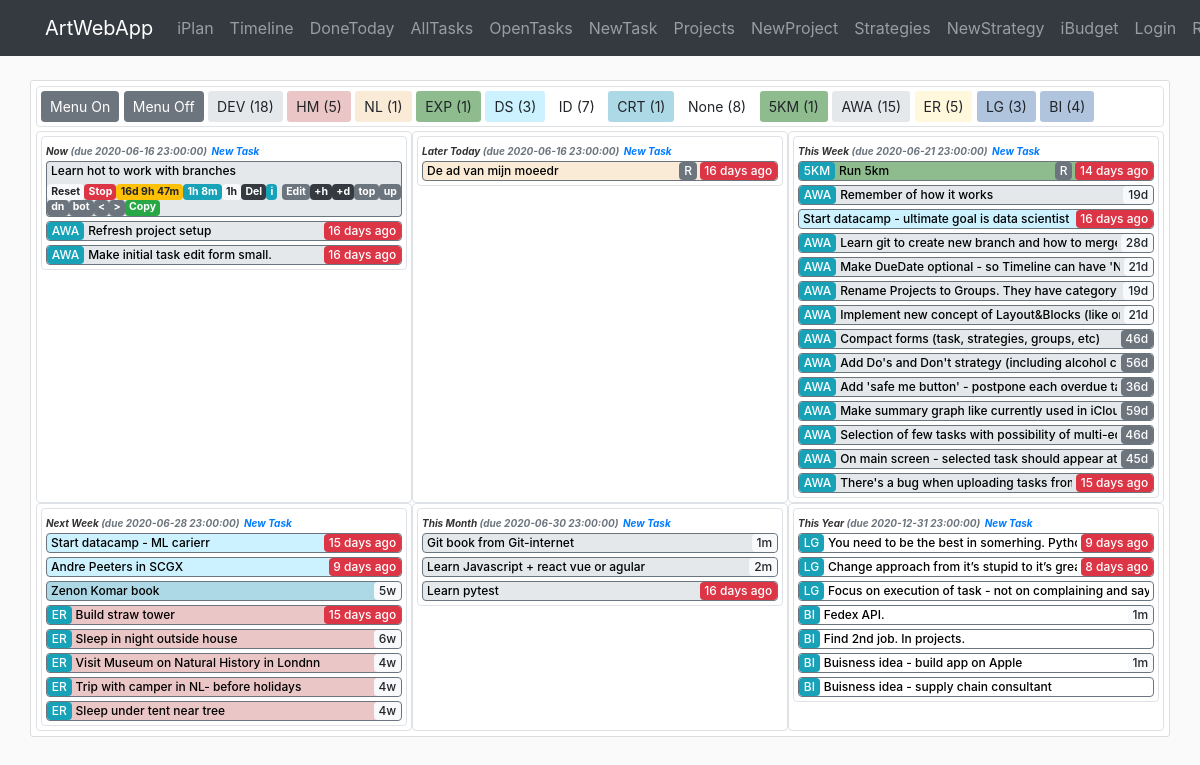
The app's page /iplan/timeline, older data.
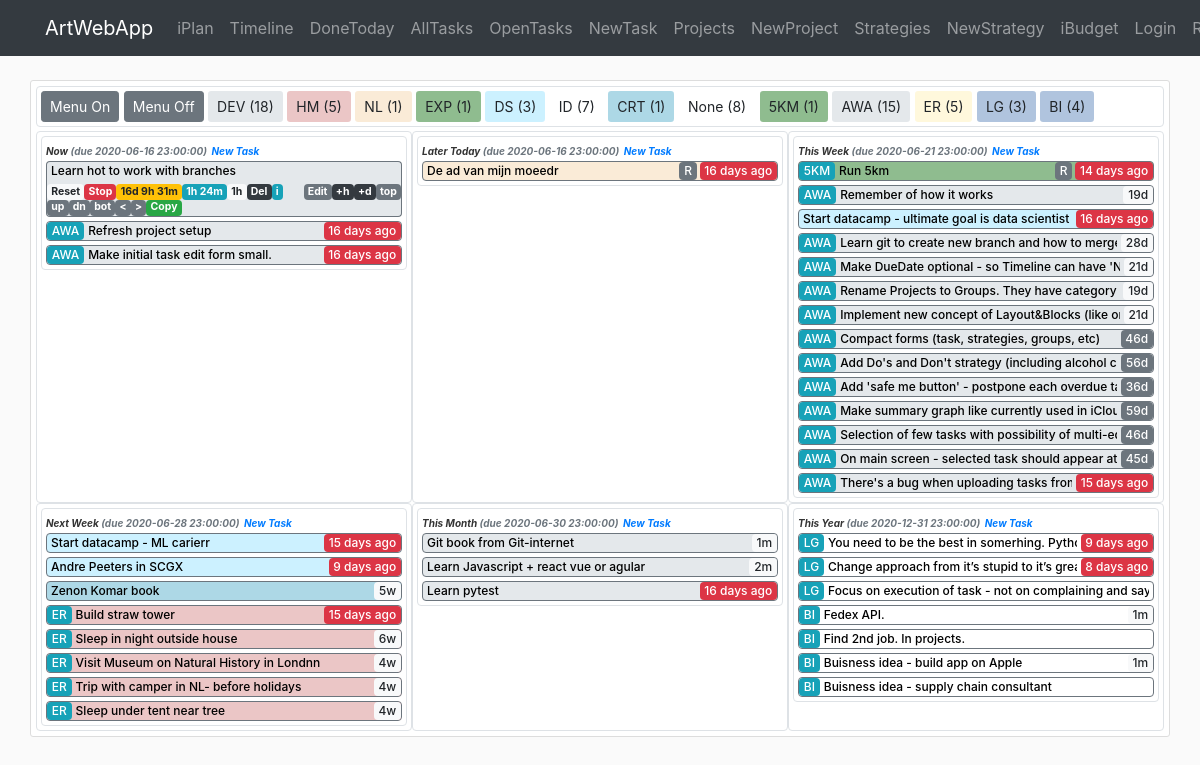
The same page, newer data.
### awa/iplan/models.py (models this page shows, shortened)
class Strategy(db.Model):
    id = db.Column(db.Integer, primary_key=True)
    name = db.Column(db.String(40), nullable=False)
    symbol = db.Column(db.String(3))
    desc = db.Column(db.Text)
    color = db.Column(db.String(7))
    order = db.Column(db.Integer)
    time_creation = db.Column(db.DateTime, default=datetime.now)
    time_completion = db.Column(db.DateTime)
    show_timeline = db.Column(db.Boolean, default=True, nullable=False)
    category = db.Column(db.String(20), nullable=True)
    br_task = db.relationship('Task', backref='strategy')  # todo: lazy=True - test that later

class Project(db.Model):
    id = db.Column(db.Integer, primary_key=True)
    name = db.Column(db.String(40), nullable=False)
    symbol = db.Column(db.String(3))
    desc = db.Column(db.Text)
    category = db.Column(db.String(20))
    color = db.Column(db.String(7))
    order = db.Column(db.Integer)
    time_creation = db.Column(db.DateTime, default=datetime.now)
    time_completion = db.Column(db.DateTime)
    time_due = db.Column(db.DateTime)
    duration_plan = db.Column(db.Interval, nullable=False, default=timedelta(0))
    show_timeline = db.Column(db.Boolean, default=True, nullable=False)
    br_task = db.relationship('Task', backref='project')  # todo: lazy=True - test that later

class Task(db.Model):
    id = db.Column(db.Integer, primary_key=True, autoincrement=True)
    name = db.Column(db.String(140), nullable=False)
    desc = db.Column(db.Text)
    category = db.Column(db.String(20))
    frequency = db.Column(db.String(10))
    frequency_days = db.Column(db.Integer)
    time_creation = db.Column(db.DateTime, default=datetime.now)
    time_completion = db.Column(db.DateTime)
    time_due = db.Column(db.DateTime)
    time_line = db.Column(db.String(20))
    duration_plan = db.Column(db.Interval, nullable=False, default=timedelta(0))
    duration_real = db.Column(db.Interval, nullable=False, default=timedelta(0))
    timer_start = db.Column(db.DateTime)
    order = db.Column(db.Integer)
    show_menu = db.Column(db.Boolean, default=True, nullable=False)
    id_strategy = db.Column(db.Integer, db.ForeignKey('strategy.id'), nullable=False)
    id_project = db.Column(db.Integer, db.ForeignKey('project.id'))
    def __repr__(self):
        return f"Task(id='{self.id}', name='{self.name}', desc='{self.desc}', category='{self.category}'," \
               f" frequency='{self.frequency}', frequency_days='{self.frequency_days}'," \
               f" time_creation='{self.time_creation}', time_completion='{self.time_completion}'," \
               f" time_due='{self.time_due}', time_line='{self.time_line}', duration_plan='{self.duration_plan}'," \
               f" duration_real='{self.duration_real}', timer_start='{self.timer_start}', order='{self.order}'," \
               f" show_menu='{self.show_menu}', id_strategy='{self.id_strategy}', id_project='{self.id_project}')"

### awa/iplan/routes.py (the view)
@iplan.route('/iplan/timeline', methods=['GET', 'POST'])
def timeline():
    tasks = Task.query.filter(Task.time_completion.is_(None)).order_by(Task.order).all()
    strategies = Strategy.query.all()
    projects = Project.query.all()
    count_tasks_strategy = dict(zip([strategy.id for strategy in strategies], [0 for _ in range(len(strategies))]))
    count_tasks_project = dict(zip([project.id for project in projects], [0 for _ in range(len(projects))]))
    for task in tasks:
        if task.strategy.id in count_tasks_strategy:
            count_tasks_strategy[task.strategy.id] += 1
        if task.project.id in count_tasks_project:
            count_tasks_project[task.project.id] += 1
    return render_template('iplan/timeline.html', tasks=tasks, TimeLine=TimeLine, strategies=strategies, projects=projects,
                           count_tasks_strategy=count_tasks_strategy, count_tasks_project=count_tasks_project,
                           string_from_duration=string_from_duration, now=datetime.now())

### awa/templates/iplan/timeline.html (shortened to what this page needs)
{% extends "layout.html" %}
{% block content %}
<div class="container">
    <div class="row content-section">
        <div class="col-md-12 border p-1 rounded mb-1 ">
            <a  href="{{url_for('iplan.show_menu_all', state='on') }}" class="btn btn-secondary btn-sm" role="button">Menu On</a>
            <a  href="{{url_for('iplan.show_menu_all', state='off') }}" class="btn btn-secondary btn-sm" role="button">Menu Off</a>
            {% for strategy in strategies %}
                {% if count_tasks_strategy[strategy.id] > 0%}
                    {% if strategy.show_timeline %}
                        <a  href="{{url_for('iplan.show_strategy_timeline', id_strategy=strategy.id) }}" class="btn btn-sm" style="background-color:{{strategy.color}}" role="button">{{strategy.symbol}} ({{count_tasks_strategy[strategy.id]}})</a>
                    {% else %}
                        <a  href="{{url_for('iplan.show_strategy_timeline', id_strategy=strategy.id) }}" class="btn btn-dark btn-sm" role="button">{{strategy.symbol}} ({{count_tasks_strategy[strategy.id]}})</a>
                    {% endif %}
                {% endif %}
            {% endfor %}
            {% for project in projects %}
                {% if count_tasks_project[project.id] > 0%}
                    {% if project.show_timeline %}
                        <a  href="{{url_for('iplan.show_project_timeline', id_project=project.id) }}" class="btn btn-sm" style="background-color:{{project.color}}" role="button">{{project.symbol}} ({{count_tasks_project[project.id]}})</a>
                    {% else %}
                        <a  href="{{url_for('iplan.show_project_timeline', id_project=project.id) }}" class="btn btn-dark btn-sm" role="button">{{project.symbol}} ({{count_tasks_project[project.id]}})</a>
                    {% endif %}
                {% endif %}
            {% endfor %}
        </div>
        {% for timeline in TimeLine.categories %}
        <div class="col-md-4 border p-1 rounded">
            <div class="col-12 border timeline_task_border rounded p-0">
                <small class="timeline_header ml-1">{{ timeline }} </small>
                <small class="timeline_header text-muted">(due {{TimeLine.duedate_per_category_for_new_tasks(timeline)}})</small>
                <a href="{{ url_for('iplan.task_create', timeline_category=timeline) }}"><small class="timeline_header text-primary">New Task</small></a>
                {% for task in tasks %}
                    {% if task.time_line == timeline and task.strategy.show_timeline and task.project.show_timeline %}
                        {% if task.show_menu == False %}
                            <div class="row rounded border border border-secondary timeline_task_name pl-0  mb-1 ml-1 mr-1" style="background-color:{{task.strategy.color}}">
                                {% if TimeLine.progress_indicator(task.time_creation, timeline)[0] %}
                                    {% if task.project.symbol != 'None' %}
                                        <div class="col-auto p-0 m-0">
                                            <small class="badge badge-info progress_indicator">{{task.project.symbol}}</small>
                                        </div>
                                    {% endif %}
                                    <div class="col text-truncate p-0 pl-1 m-0 mr-1">
                                        <a href="{{url_for('iplan.show_menu', id_task=task.id, state='on') }}" class="show_menu_links" title="{{task.name}}">{{task.name}}</a>
                                    </div>
                                    <div class="col-auto p-0 m-0 text-right">
                                        {% if task.frequency == 'Repeatable' %}
                                            <small class="badge badge-secondary progress_indicator">R</small>
                                        {% endif %}
                                        {% if TimeLine.duedate_indicator(task.time_due)[0] %}
                                            <small class="{{TimeLine.duedate_indicator(task.time_due)[1]}} m-0 progress_indicator">{{TimeLine.duedate_indicator(task.time_due)[0]}}</small>
                                        {% else %}
                                            <small class="{{TimeLine.progress_indicator(task.time_creation, timeline)[1]}}  progress_indicator">{{TimeLine.progress_indicator(task.time_creation, timeline)[0]}}</small>
                                        {% endif %}
                                    </div>
                                {% else %}
                                    {% if task.project.symbol != 'None' %}
                                        <div class="col-auto p-0 m-0">
                                            <small class="badge badge-info progress_indicator">{{task.project.symbol}}</small>
                                        </div>
                                    {% endif %}
                                    <div class="col text-truncate p-0 pl-1 m-0 mr-1">
                                        <a href="{{url_for('iplan.show_menu', id_task=task.id, state='on') }}" class="show_menu_links" title="{{task.name}}">{{task.name}}</a>
                                    </div>
                                    <div class="col-auto p-0 m-0 text-right">
                                    {% if TimeLine.duedate_indicator(task.time_due)[0] %}
                                        <small class="{{TimeLine.duedate_indicator(task.time_due)[1]}} progress_indicator">{{TimeLine.duedate_indicator(task.time_due)[0]}}</small>
                                    {% endif %}
                                    </div>
                                {% endif %}
                            </div>
                        {% else %}
                            <div class="row rounded-top border border-bottom-0 border-secondary timeline_task_name pl-1 pb-1 ml-1 mr-1" style="background-color:{{task.strategy.color}}">
                                <a href="{{url_for('iplan.show_menu', id_task=task.id, state='off') }}" class="show_menu_links">{{task.name}}</a>
                            </div>
                            <div class="row rounded-bottom border border-top-0 border-secondary timeline_task_buttons mb-1 ml-1 mr-1" style="background-color:{{task.strategy.color}}">
                                {% if task.timer_start %}
                                    <a href="{{url_for('iplan.task_timer_start', id_task=task.id) }}" class="badge badge-light">Reset</a>
                                    <a href="{{url_for('iplan.task_timer_end', id_task=task.id) }}" class="badge badge-danger">Stop</a>
                                {% endif%}
                                {% if task.timer_start %}
                                    <a href="#" class="badge badge-warning">{{string_from_duration(now - task.timer_start)}}</a>
                                {% endif %}
                                <a href="#" class="badge badge-info">{{string_from_duration(task.duration_real)}}</a>
                                <a href="#" class="badge badge-light">{{string_from_duration(task.duration_plan)}}</a>
                                <a href="{{url_for('iplan.task_delete', id_task=task.id) }}" class="badge badge-dark">Del</a>
                                <a href="#" data-toggle="tooltip" class="badge badge-info" data-html="true" title="{{task}}">i</a>
                                <a href="{{url_for('iplan.task_update', id_task=task.id) }}" class="badge badge-secondary ml-auto">Edit</a>
                                <a href="{{url_for('iplan.task_postpone', id_task=task.id, duration='h') }}" class="badge badge-dark">+h</a>
                                <a href="{{url_for('iplan.task_postpone', id_task=task.id, duration='d') }}" class="badge badge-dark">+d</a>
                                <a href="{{url_for('iplan.task_move', id_task=task.id, direction='top')}}" class="badge badge-secondary">top</a>
                                <a href="{{url_for('iplan.task_move', id_task=task.id, direction='up')}}" class="badge badge-secondary">up</a>
                                <a href="{{url_for('iplan.task_move', id_task=task.id, direction='down')}}" class="badge badge-secondary">dn</a>
                                <a href="{{url_for('iplan.task_move', id_task=task.id, direction='bottom')}}" class="badge badge-secondary">bot</a>
                                <a href="{{url_for('iplan.task_move_timeline', id_task=task.id, direction='previous') }}" class="badge badge-secondary"><</a>
                                <a href="{{url_for('iplan.task_move_timeline', id_task=task.id, direction='next') }}" class="badge badge-secondary">></a>
                                <a href="{{url_for('iplan.task_make_copy', id_task=task.id)}}" class="badge badge-success">Copy</a>
                            </div>
                        {% endif %}
                    {% endif %}
                {% endfor %}
            </div>
        </div>
        {% endfor %}
    </div>
</div>
{% endblock content %}

### awa/templates/layout.html (shortened to what this page needs)
<!DOCTYPE html>
<html lang="en">
<head>
    <link rel="stylesheet" href="https://stackpath.bootstrapcdn.com/bootstrap/4.4.1/css/bootstrap.min.css">
    <link rel="stylesheet" type="text/css" href="{{ url_for('static', filename='main.css') }}">
</head>
<body>
    <header>
        <nav class="navbar navbar-expand-md navbar-dark bg-dark fixed-top">
            <div class="container">
                <a class="navbar-brand" href="{{ url_for('main.home') }}">ArtWebApp</a>
                <div class="collapse navbar-collapse" id="navbarSupportedContent">
                    <div class="navbar-nav mr-auto">
                        <a class="nav-item nav-link" href="{{ url_for('iplan.home') }}">iPlan</a>
                        <a class="nav-item nav-link" href="{{ url_for('iplan.timeline') }}">Timeline</a>
                        <a class="nav-item nav-link" href="{{ url_for('iplan.task_donetoday') }}">DoneToday</a>
                        <a class="nav-item nav-link" href="{{ url_for('iplan.task') }}">AllTasks</a>
                        <a class="nav-item nav-link" href="{{ url_for('iplan.task_open') }}">OpenTasks</a>
                        <a class="nav-item nav-link" href="{{ url_for('iplan.task_create', timeline_category='This Week') }}">NewTask</a>
                        <a class="nav-item nav-link" href="{{ url_for('iplan.project') }}">Projects</a>
                        <a class="nav-item nav-link" href="{{ url_for('iplan.project_create') }}">NewProject</a>
                        <a class="nav-item nav-link" href="{{ url_for('iplan.strategy') }}">Strategies</a>
                        <a class="nav-item nav-link" href="{{ url_for('iplan.strategy_create') }}">NewStrategy</a>
                    </div>
                    <div class="navbar-nav">
                        <a class="nav-item nav-link" href="{{ url_for('ibudget.home')}}">iBudget</a>
                        <a class="nav-item nav-link" href="#">Login</a>
                        <a class="nav-item nav-link" href="#">Register</a>
                    </div>
                </div>
            </div>
        </nav>
    </header>
    <main role="main">
            {% block content %}{% endblock %}
    </main>
</body>
</html>

Row changes from the older to the newer data that the page shows:
changed Task "Learn hot to work with branches": string_from_duration(now-task.timer_start) "16d 9h 47m" → "16d 9h 31m"; duration_real "1h 8m" → "1h 24m"
